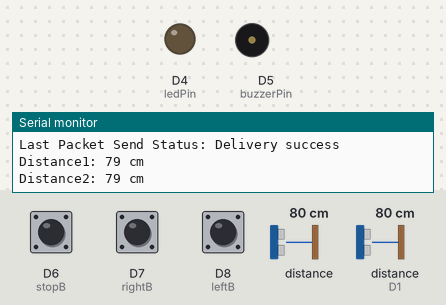
Simulated run of this sketch. Board: ESP8266 (NodeMCU). Parts: output pins drawn as LEDs (lit = HIGH), buzzer (waves = sounding, pin HIGH), the last lines printed to the serial monitor. Wiring (inferred from the names in the program): 2 × ultrasonic range finder: trigger D2, echo D3 / trigger D0, echo D1. The test bench sets the inputs (shaded band); at power-on: distance to the obstacle 80 cm, D6 (stopB) HIGH, D7 (rightB) HIGH, D8 (leftB) HIGH, distance to the obstacle (sensor on D1) 80 cm. The echo pulse lasts 58.3 µs per cm; pins used as bus, display or sensor lines are not drawn.

Above: at 1.2 s.
1.3 s: distance to the obstacle (sensor 0) set to 54 cm
2.8 s: distance to the obstacle (sensor 0) set to 46 cm
At 4.2 s:
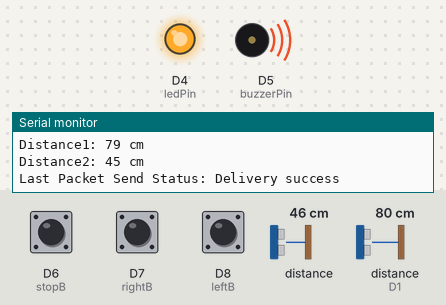
5.8 s: distance to the obstacle (sensor 0) set to 60 cm
At 6.4 s:
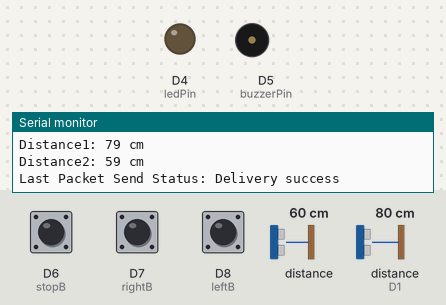
7.3 s: distance to the obstacle (sensor 0) set to 2 cm
At 7.9 s:
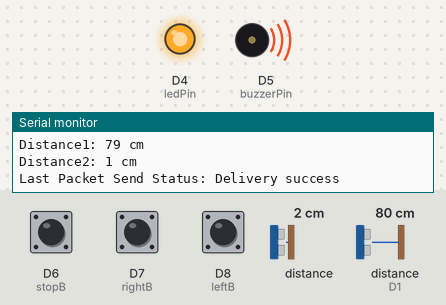
Timing chart, 0 to 9.8 s (numbered marks = the images above; inputs shaded):
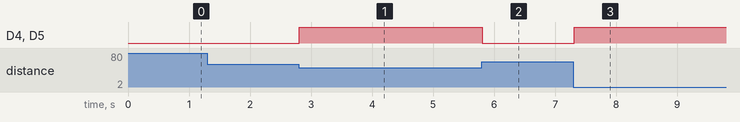

The sketch:

master_V1.ino
```cpp
#include <ESP8266WiFi.h>
#include <espnow.h>

// Ultrasonic sensor pins
const int trigPin = D0;  // Trigger pin for sensor 1
const int echoPin = D1;  // Echo pin for sensor 1
const int trigP = D2;    // Trigger pin for sensor 2
const int echoP = D3;    // Echo pin for sensor 2

// LED and buzzer pins
const int ledPin = D4;    // LED pin
const int buzzerPin = D5; // Buzzer pin

// Button pins
#define leftB D8
#define rightB D7
#define stopB D6

// Variables to store duration and distance for both sensors
long duration1, distance1;
long duration2, distance2;

// REPLACE WITH RECEIVER MAC Address
uint8_t broadcastAddress[] = {0x4C, 0x75, 0x25, 0x2F, 0xEB, 0xA9};

// Structure to send data (only button states)
typedef struct struct_message {
  int a;  // State of left button
  int b; // State of right button
  int c;  // State of stop button
} struct_message;

// Create a struct_message called myData
struct_message myData;

// Callback when data is sent
void OnDataSent(uint8_t *mac_addr, uint8_t sendStatus) {
  Serial.print("Last Packet Send Status: ");
  if (sendStatus == 0) {
    Serial.println("Delivery success");
  } else {
    Serial.println("Delivery fail");
  }
}

// Function to measure distance for sensor 1
void getDist1() {
  digitalWrite(trigPin, LOW);
  delayMicroseconds(2);
  digitalWrite(trigPin, HIGH);
  delayMicroseconds(10);
  digitalWrite(trigPin, LOW);

  // Measure the pulse duration with a timeout of 10,000 microseconds (10 ms)
  duration1 = pulseIn(echoPin, HIGH, 10000);

  // Calculate the distance in centimeters
  if (duration1 == 0) {
    distance1 = -1; // Indicate no valid reading (timeout occurred)
  } else {
    distance1 = duration1 * 0.034 / 2;
  }
}

// Function to measure distance for sensor 2
void getDist2() {
  digitalWrite(trigP, LOW);
  delayMicroseconds(2);
  digitalWrite(trigP, HIGH);
  delayMicroseconds(10);
  digitalWrite(trigP, LOW);

  // Measure the pulse duration with a timeout of 10,000 microseconds (10 ms)
  duration2 = pulseIn(echoP, HIGH, 10000);

  // Calculate the distance in centimeters
  if (duration2 == 0) {
    distance2 = -1; // Indicate no valid reading (timeout occurred)
  } else {
    distance2 = duration2 * 0.034 / 2;
  }
}

void setup() {
  // Init Serial Monitor
  Serial.begin(115200);

  // Set pin modes for ultrasonic sensors
  pinMode(trigPin, OUTPUT);
  pinMode(echoPin, INPUT);
  pinMode(trigP, OUTPUT);
  pinMode(echoP, INPUT);

  // Set pin modes for LED and buzzer
  pinMode(ledPin, OUTPUT);
  pinMode(buzzerPin, OUTPUT);

  // Set pin modes for buttons
  pinMode(leftB, INPUT_PULLUP);
  pinMode(rightB, INPUT_PULLUP);
  pinMode(stopB, INPUT_PULLUP);

  // Initialize LED and buzzer to OFF
  digitalWrite(ledPin, LOW);
  digitalWrite(buzzerPin, LOW);

  // Set device as a Wi-Fi Station
  WiFi.mode(WIFI_STA);

  // Init ESP-NOW
  if (esp_now_init() != 0) {
    Serial.println("Error initializing ESP-NOW");
    return;
  }

  // Set ESP-NOW role
  esp_now_set_self_role(ESP_NOW_ROLE_CONTROLLER);

  // Register send callback
  esp_now_register_send_cb(OnDataSent);

  // Register peer
  esp_now_add_peer(broadcastAddress, ESP_NOW_ROLE_SLAVE, 1, NULL, 0);
}

void loop() {
  // Measure distances from both sensors
  getDist1();
  getDist2();

  // Print the distances to the Serial Monitor
  Serial.print("Distance1: ");
  if (distance1 == -1) {
    Serial.println("Timeout or no object detected");
  } else {
    Serial.print(distance1);
    Serial.println(" cm");
  }

  Serial.print("Distance2: ");
  if (distance2 == -1) {
    Serial.println("Timeout or no object detected");
  } else {
    Serial.print(distance2);
    Serial.println(" cm");
  }

  // Check if either distance is below 50 cm
  if ((distance1 < 50 && distance1 != -1) || (distance2 < 50 && distance2 != -1)) {
    // Turn on the LED and buzzer
    digitalWrite(ledPin, HIGH);
    digitalWrite(buzzerPin, HIGH);
  } else {
    // Turn off the LED and buzzer
    digitalWrite(ledPin, LOW);
    digitalWrite(buzzerPin, LOW);
  }

  // Read button states
  myData.a = digitalRead(leftB);
  myData.b = digitalRead(rightB);
  myData.c = digitalRead(stopB);

  // Send button states via ESP-NOW
  esp_now_send(broadcastAddress, (uint8_t *)&myData, sizeof(myData));

  // Add a small delay between readings
  delay(10);
}
```

Measured:
- the behaviour switches between 51 and 50 cm on distance to the obstacle (sensor 0) (found by bisection; images 0 and 1)
- after the input at 2.8 s, D4 (ledPin), D5 (buzzerPin): LOW → HIGH at once
- after the input at 5.8 s, D4 (ledPin), D5 (buzzerPin): HIGH → LOW at once
- after the input at 7.3 s, D4 (ledPin), D5 (buzzerPin): LOW → HIGH at once
